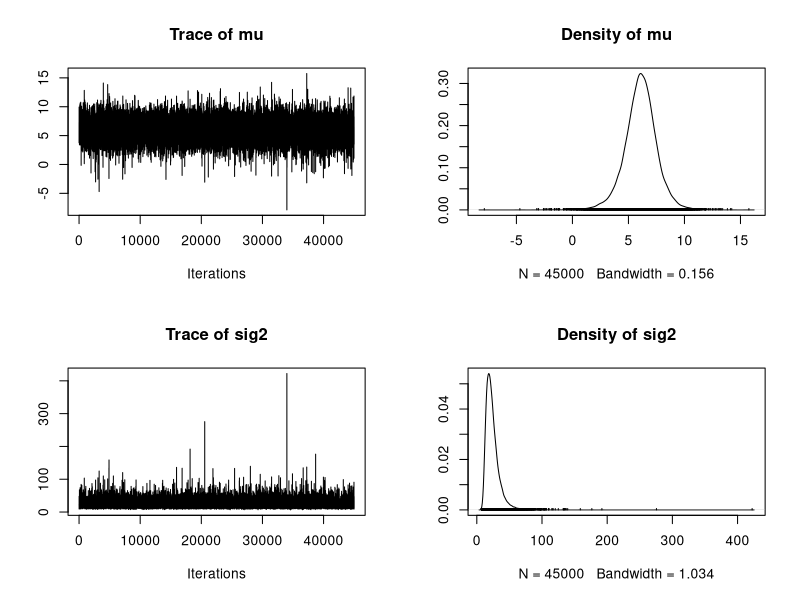

This chart was generated by the following R code:
x <- rnorm(15, mean = 5.7, sd = sqrt(16))
mean(x)
var(x)

init <- list()
init$mu <- 0.00
init$sig2 <- 1.00

prior <- list()
prior$m.0 <- 4.00
prior$sig2.mu <- 10.00
prior$a <- 1
prior$b <- 3

update.mu <- function(sig2, x, sig2.mu, m.0){
	n <- length(x)
	x.bar <- mean(x)

	sig2.mu.post <- 1/(n/sig2 + 1/sig2.mu)
	m.0.post <- sig2.mu.post * (sum(x)/sig2 + m.0/sig2.mu)

	rnorm(1, m.0.post, sig2.mu.post)
}

update.sig <- function(a, b, x, mu){
	n <- length(x)
	a.post <- n/2 + a
	sumsq <- sum((x - mu)^2)
	b.post <- sumsq/2 + b

	1/rgamma(1, a.post, b.post)
}

n_iter <- 50000
mu_out <- numeric(n_iter)
sig2_out <- numeric(n_iter)

mu_now <- init$mu
sig2_now <- init$sig2

for(i in 1:n_iter){
	mu_now <- update.mu(sig2_now, x, prior$sig2.mu, prior$m.0)
	sig2_now <- update.sig(prior$a, prior$b, x, mu_now)

	mu_out[i] <- mu_now
	sig2_out[i] <- sig2_now
}

post <- cbind(mu = mu_out, sig2 = sig2_out)
post.burnin <- post[5001:50000,]

apply(post.burnin, 2, mean)

library(coda)
plot(as.mcmc(post.burnin[,1:2]))

quantile(post.burnin[,1], c(.05, .95))
quantile(post.burnin[,2], c(.05, .95))

HPDinterval(as.mcmc(post.burnin[,1]), prob = .95)
HPDinterval(as.mcmc(post.burnin[,2]), prob = .95)



